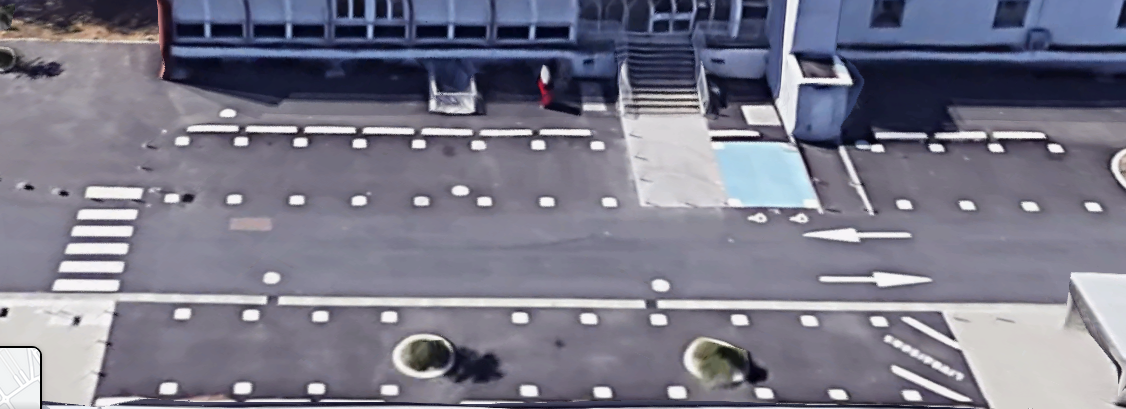
#> input picture Img_Processing_Part/image_processing/test_input/images/img20.PNG, 1126 x 409 px, found by its file name
$ python video_creation.py
#> lines starting #> are read from the running program, lines starting #| are printed output that depends on the picture
import cv2
import numpy as np
import glob

time_in_sec = 60
fps = 12
# 1440 imgs
nb_img = 4

img = cv2.imread("test_input/images/img20.png")
#> img is the input picture: shape (409, 1126, 3); mean B, G, R 137.1, 121.4, 122.1

img_voitures = cv2.imread("test_input/images/img20_voitures.png")
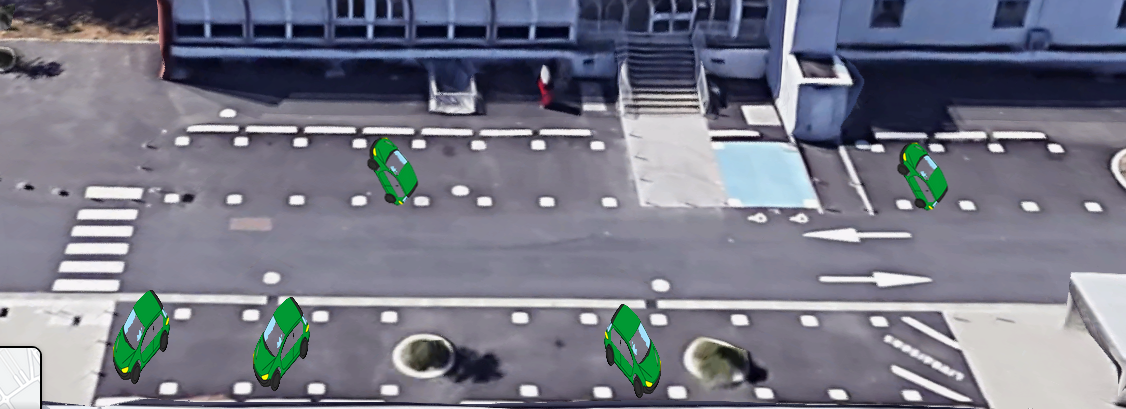
#> input picture Img_Processing_Part/image_processing/test_input/images/img20_voitures.png, 1126 x 409 px
#> img_voitures is the input picture: shape (409, 1126, 3); mean B, G, R 135.4, 121.6, 119.8
img_voitures2 = cv2.imread("test_input/images/img20_voitures2.png")
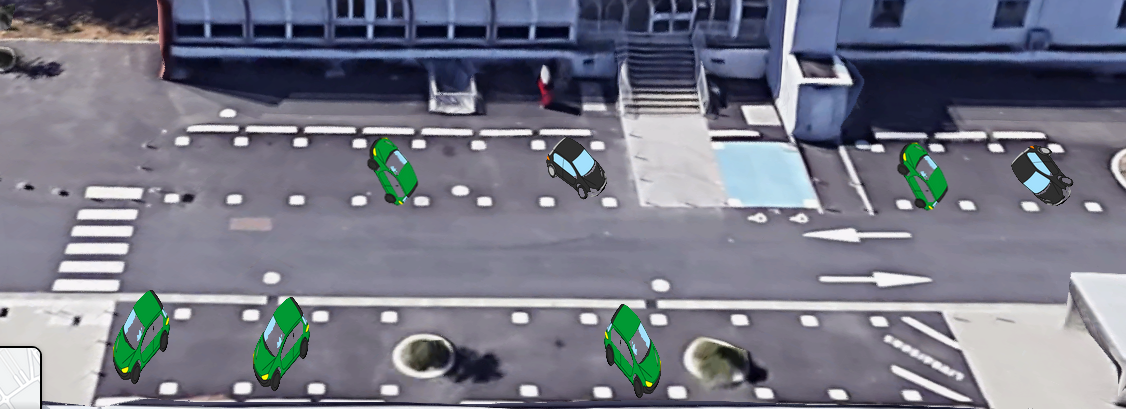
#> input picture Img_Processing_Part/image_processing/test_input/images/img20_voitures2.png, 1126 x 409 px
#> img_voitures2 is the input picture: shape (409, 1126, 3); mean B, G, R 135.1, 121.4, 119.4
img_voitures3 = cv2.imread("test_input/images/img20_voitures3.png")
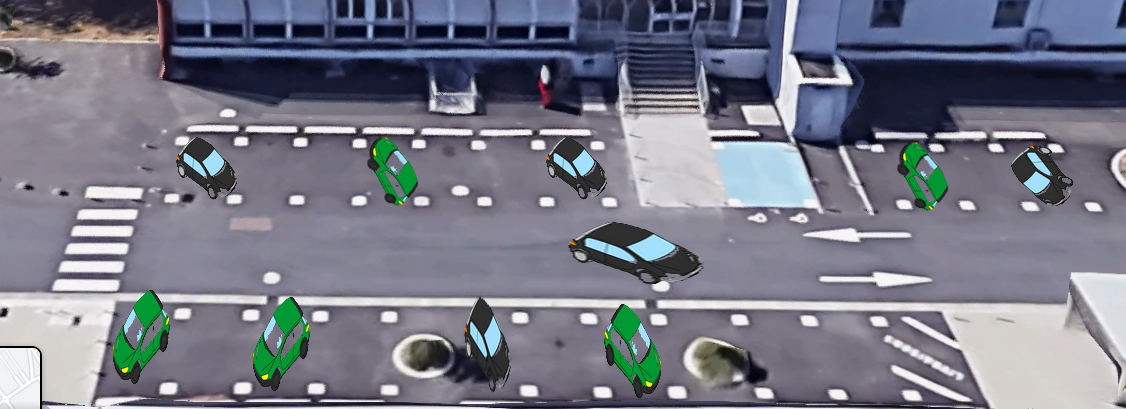
#> input picture Img_Processing_Part/image_processing/test_input/images/img20_voitures3.png, 1126 x 409 px
#> img_voitures3 is the input picture: shape (409, 1126, 3); mean B, G, R 134.4, 120.9, 118.5

video_file_name = "test_input/test_insa_img20.mp4"

fourcc = cv2.VideoWriter_fourcc(*'mp4v')
height, width, layers = img.shape
#> height = 409; width = 1126; layers = 3
size = (width,height)
#> size = (1126, 409)

out = cv2.VideoWriter(video_file_name,fourcc,fps,size)

for i in range(time_in_sec*fps):
    if i < (time_in_sec*fps)/nb_img:
        out.write(img)
    elif i >= (time_in_sec*fps)/nb_img and i < ((time_in_sec*fps)/nb_img)*2:
        out.write(img_voitures)
    elif i >= ((time_in_sec*fps)/nb_img)*2 and i < ((time_in_sec*fps)/nb_img)*3:
        out.write(img_voitures3)
    else:
        out.write(img_voitures2)
